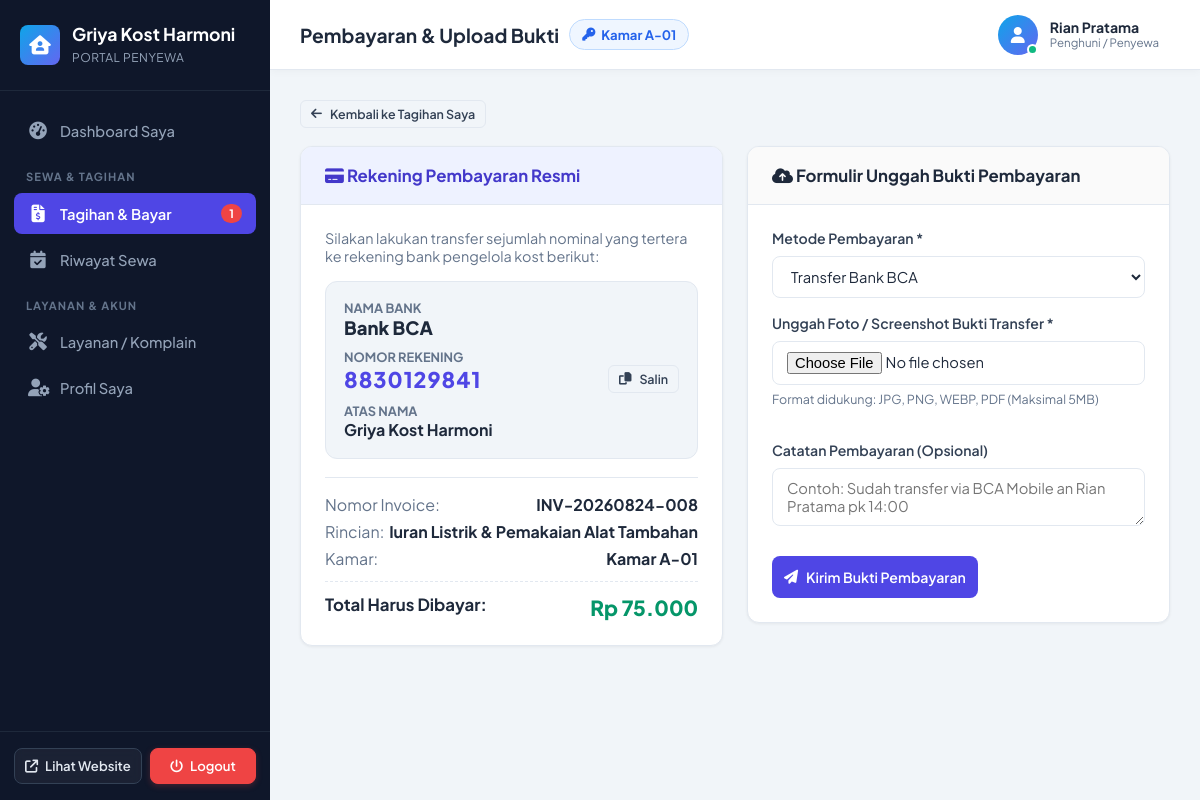
Page /user/bayar_upload.php?id=8 (signed in) on the committed database.
### tables this page shows
CREATE TABLE `tbl_pengaturan` (
  `id` int(11) NOT NULL AUTO_INCREMENT,
  `nama_kost` varchar(100) NOT NULL DEFAULT 'Griya Kost Harmoni',
  `slogan` varchar(255) DEFAULT 'Hunian Modern, Bersih, Nyaman, Aman, dan Strategis',
  `logo` varchar(255) DEFAULT 'logo.png',
  `banner` varchar(255) DEFAULT 'banner.jpg',
  `deskripsi` text DEFAULT NULL,
  `alamat` text DEFAULT NULL,
  `kota` varchar(100) DEFAULT 'Jakarta Selatan',
  `no_telepon` varchar(20) DEFAULT '021-88997766',
  `no_wa` varchar(20) DEFAULT '081234567890',
  `email` varchar(100) DEFAULT 'kontak@griyakostharmoni.com',
  `nama_bank` varchar(50) DEFAULT 'Bank BCA',
  `no_rekening` varchar(50) DEFAULT '8830129841',
  `atas_nama` varchar(100) DEFAULT 'Griya Kost Harmoni',
  `qris_image` varchar(255) DEFAULT NULL,
  `updated_at` timestamp NOT NULL DEFAULT CURRENT_TIMESTAMP ON UPDATE CURRENT_TIMESTAMP,
  PRIMARY KEY (`id`)
);

CREATE TABLE `tbl_booking` (
  `id_booking` int(11) NOT NULL AUTO_INCREMENT,
  `kode_booking` varchar(30) NOT NULL UNIQUE,
  `id_user` int(11) NOT NULL,
  `id_kamar` int(11) NOT NULL,
  `tgl_booking` timestamp NOT NULL DEFAULT CURRENT_TIMESTAMP,
  `tgl_mulai_sewa` date NOT NULL,
  `durasi_bulan` int(11) NOT NULL DEFAULT 1,
  `tgl_selesai_sewa` date NOT NULL,
  `total_biaya` decimal(12,2) NOT NULL,
  `catatan` text DEFAULT NULL,
  `status_booking` enum('pending','disetujui','ditolak','aktif','selesai','dibatalkan') NOT NULL DEFAULT 'pending',
  `diverifikasi_oleh` int(11) DEFAULT NULL,
  `tgl_verifikasi` datetime DEFAULT NULL,
  PRIMARY KEY (`id_booking`),
  KEY `fk_booking_user` (`id_user`),
  KEY `fk_booking_kamar` (`id_kamar`),
  CONSTRAINT `fk_booking_user` FOREIGN KEY (`id_user`) REFERENCES `tbl_users` (`id_user`) ON DELETE CASCADE,
  CONSTRAINT `fk_booking_kamar` FOREIGN KEY (`id_kamar`) REFERENCES `tbl_kamar` (`id_kamar`) ON DELETE CASCADE
);

CREATE TABLE `tbl_kamar` (
  `id_kamar` int(11) NOT NULL AUTO_INCREMENT,
  `id_kategori` int(11) NOT NULL,
  `nomor_kamar` varchar(20) NOT NULL UNIQUE,
  `nama_kamar` varchar(100) NOT NULL,
  `lantai` int(11) NOT NULL DEFAULT 1,
  `ukuran` varchar(20) NOT NULL DEFAULT '3x4 meter',
  `harga_per_bulan` decimal(12,2) NOT NULL,
  `harga_per_tahun` decimal(12,2) DEFAULT NULL,
  `harga_per_hari` decimal(12,2) DEFAULT NULL,
  `status` enum('tersedia','terisi','renovasi') NOT NULL DEFAULT 'tersedia',
  `foto_utama` varchar(255) DEFAULT 'kamar_default.jpg',
  `deskripsi` text DEFAULT NULL,
  `created_at` timestamp NOT NULL DEFAULT CURRENT_TIMESTAMP,
  PRIMARY KEY (`id_kamar`),
  KEY `fk_kamar_kategori` (`id_kategori`),
  CONSTRAINT `fk_kamar_kategori` FOREIGN KEY (`id_kategori`) REFERENCES `tbl_kategori_kamar` (`id_kategori`) ON DELETE CASCADE
);

CREATE TABLE `tbl_users` (
  `id_user` int(11) NOT NULL AUTO_INCREMENT,
  `username` varchar(50) NOT NULL UNIQUE,
  `password` varchar(255) NOT NULL,
  `nama_lengkap` varchar(100) NOT NULL,
  `email` varchar(100) NOT NULL UNIQUE,
  `no_hp` varchar(20) NOT NULL,
  `role` enum('admin','petugas','pengunjung') NOT NULL DEFAULT 'pengunjung',
  `foto` varchar(255) DEFAULT 'default_user.png',
  `alamat_asal` text DEFAULT NULL,
  `pekerjaan` varchar(100) DEFAULT 'Mahasiswa / Karyawan',
  `no_ktp` varchar(30) DEFAULT NULL,
  `status_aktif` enum('aktif','nonaktif') NOT NULL DEFAULT 'aktif',
  `created_at` timestamp NOT NULL DEFAULT CURRENT_TIMESTAMP,
  PRIMARY KEY (`id_user`)
);

CREATE TABLE `tbl_tagihan_pembayaran` (
  `id_tagihan` int(11) NOT NULL AUTO_INCREMENT,
  `kode_tagihan` varchar(30) NOT NULL UNIQUE,
  `id_booking` int(11) DEFAULT NULL,
  `id_user` int(11) NOT NULL,
  `id_kamar` int(11) NOT NULL,
  `judul_tagihan` varchar(150) NOT NULL,
  `jenis_biaya` enum('sewa_kost','listrik','kebersihan','denda','lainnya') NOT NULL DEFAULT 'sewa_kost',
  `periode_bulan` varchar(30) NOT NULL,
  `nominal` decimal(12,2) NOT NULL,
  `tgl_jatuh_tempo` date NOT NULL,
  `status_pembayaran` enum('belum_bayar','menunggu_verifikasi','lunas','ditolak') NOT NULL DEFAULT 'belum_bayar',
  `bukti_transfer` varchar(255) DEFAULT NULL,
  `tgl_bayar` datetime DEFAULT NULL,
  `metode_pembayaran` varchar(50) DEFAULT 'Transfer Bank',
  `catatan_pembayar` text DEFAULT NULL,
  `catatan_petugas` text DEFAULT NULL,
  `diverifikasi_oleh` int(11) DEFAULT NULL,
  `created_at` timestamp NOT NULL DEFAULT CURRENT_TIMESTAMP,
  PRIMARY KEY (`id_tagihan`),
  KEY `fk_tagihan_user` (`id_user`),
  KEY `fk_tagihan_kamar` (`id_kamar`),
  KEY `fk_tagihan_booking` (`id_booking`),
  CONSTRAINT `fk_tagihan_user` FOREIGN KEY (`id_user`) REFERENCES `tbl_users` (`id_user`) ON DELETE CASCADE,
  CONSTRAINT `fk_tagihan_kamar` FOREIGN KEY (`id_kamar`) REFERENCES `tbl_kamar` (`id_kamar`) ON DELETE CASCADE,
  CONSTRAINT `fk_tagihan_booking` FOREIGN KEY (`id_booking`) REFERENCES `tbl_booking` (`id_booking`) ON DELETE SET NULL
);

### user/bayar_upload.php (the view, shortened to what the rows shown need)
<?php
require_once __DIR__ . '/../koneksi.php';
require_once __DIR__ . '/../config/helper.php';
$id_user = (int)$_SESSION['user_id'];
$id_tagihan = isset($_GET['id']) ? (int)$_GET['id'] : 0;
$q_tag = mysqli_query($conn, "SELECT t.*, k.nomor_kamar, k.nama_kamar
                             FROM tbl_tagihan_pembayaran t
                             JOIN tbl_kamar k ON t.id_kamar = k.id_kamar
                             WHERE t.id_tagihan = $id_tagihan AND t.id_user = $id_user LIMIT 1");
$tagihan = mysqli_fetch_assoc($q_tag);
$page_title = "Pembayaran & Upload Bukti";
require_once __DIR__ . '/header.php';
?>
<div style="display: grid; grid-template-columns: 1fr 1fr; gap: 24px; align-items: start;">
    <div>
        <div class="card" style="margin-bottom: 20px;">
            <div class="card-body">
                <div style="background: var(--adm-bg); border-radius: var(--radius-md); padding: 18px; border: 1px solid var(--adm-border); margin-bottom: 18px;">
                    <div style="font-size: 0.8rem; text-transform: uppercase; color: var(--adm-muted); font-weight: 700;">Nama Bank</div>
                    <div style="font-size: 1.15rem; font-weight: 800; color: var(--adm-text); margin-bottom: 10px;"><?= htmlspecialchars($profil['nama_bank']) ?></div>
                    <div style="font-size: 0.8rem; text-transform: uppercase; color: var(--adm-muted); font-weight: 700;">Nomor Rekening</div>
                    <div style="display: flex; align-items: center; justify-content: space-between; margin-bottom: 10px;">
                        <span style="font-size: 1.35rem; font-weight: 800; color: var(--adm-primary); letter-spacing: 1px;" id="rekNum"><?= htmlspecialchars($profil['no_rekening']) ?></span>
                        <button type="button" class="btn btn-outline btn-sm" onclick="navigator.clipboard.writeText('<?= $profil['no_rekening'] ?>'); alert('Nomor rekening disalin!');">
                            <i class="fa-solid fa-copy"></i> Salin
                        </button>
                    </div>
                    <div style="font-size: 0.8rem; text-transform: uppercase; color: var(--adm-muted); font-weight: 700;">Atas Nama</div>
                    <div style="font-size: 1rem; font-weight: 700; color: var(--adm-text);"><?= htmlspecialchars($profil['atas_nama']) ?></div>
                </div>
                <div style="border-top: 1px solid var(--adm-border); padding-top: 16px;">
                    <div style="display: flex; justify-content: space-between; margin-bottom: 6px;">
                        <span style="color: var(--adm-muted);">Nomor Invoice:</span>
                        <b><?= htmlspecialchars($tagihan['kode_tagihan']) ?></b>
                    </div>
                    <div style="display: flex; justify-content: space-between; margin-bottom: 6px;">
                        <span style="color: var(--adm-muted);">Rincian:</span>
                        <b><?= htmlspecialchars($tagihan['judul_tagihan']) ?></b>
                    </div>
                    <div style="display: flex; justify-content: space-between; margin-bottom: 6px;">
                        <span style="color: var(--adm-muted);">Kamar:</span>
                        <b>Kamar <?= htmlspecialchars($tagihan['nomor_kamar']) ?></b>
                    </div>
                    <div style="display: flex; justify-content: space-between; margin-top: 12px; padding-top: 12px; border-top: 1px dashed var(--adm-border);">
                        <span style="font-size: 1.05rem; font-weight: 700;">Total Harus Dibayar:</span>
                        <span style="font-size: 1.3rem; font-weight: 800; color: #059669;"><?= format_rupiah($tagihan['nominal']) ?></span>
                    </div>
                </div>
            </div>
        </div>
    </div>
</div>
<?php require_once __DIR__ . '/footer.php'; ?>

### user/header.php (shortened to what the rows shown need)
<?php
require_once __DIR__ . '/../koneksi.php';
require_once __DIR__ . '/../config/helper.php';
$profil = get_profil_kost($conn);
$curr_user = get_current_user_data($conn);
$id_u = (int)$_SESSION['user_id'];
$q_kamar_user = mysqli_query($conn, "SELECT b.id_booking, k.nomor_kamar, k.nama_kamar
                                    FROM tbl_booking b
                                    JOIN tbl_kamar k ON b.id_kamar = k.id_kamar
                                    WHERE b.id_user = $id_u AND b.status_booking = 'aktif'
                                    LIMIT 1");
$kamar_saya = mysqli_fetch_assoc($q_kamar_user);
?>
<!DOCTYPE html>
<html lang="id">
<head>
    <link rel="stylesheet" href="../assets/css/admin.css?v=<?= time() ?>">
    <link rel="stylesheet" href="https://cdnjs.cloudflare.com/ajax/libs/font-awesome/6.4.0/css/all.min.css">
</head>
<body>
<div class="admin-layout">
    <aside class="sidebar">
        <div class="sidebar-header">
            <div>
                <h2 class="sidebar-title"><?= htmlspecialchars($profil['nama_kost']) ?></h2>
                <span class="sidebar-subtitle">Portal Penyewa</span>
            </div>
        </div>
    </aside>
    <div class="main-wrapper">
        <header class="topbar">
            <div class="topbar-left">
                <div class="topbar-title">
                    <span><?= isset($page_title) ? $page_title : 'Dashboard Penyewa' ?></span>
                    <?php if ($kamar_saya): ?>
                        <span class="topbar-room-pill" title="Kamar Aktif Anda">
                            <i class="fa-solid fa-key"></i> Kamar <?= htmlspecialchars($kamar_saya['nomor_kamar']) ?>
                        </span>
                    <?php endif; ?>
                </div>
            </div>
            <div class="topbar-right">
                <div class="user-profile-btn" style="cursor: default;">
                    <div class="user-info">
                        <span class="user-name"><?= htmlspecialchars($curr_user['nama_lengkap'] ?? 'Penyewa') ?></span>
                        <span class="user-role-badge">Penghuni / Penyewa</span>
                    </div>
                </div>
            </div>
        </header>
        <main class="page-content">

### rows in the picture
tbl_pengaturan: nama_kost "Griya Kost Harmoni", nama_bank "Bank BCA", no_rekening "8830129841", atas_nama "Griya Kost Harmoni"
tbl_booking: id_kamar.nomor_kamar "A-01"
tbl_users: nama_lengkap "Rian Pratama"
tbl_tagihan_pembayaran: kode_tagihan "INV-20260824-008", judul_tagihan "Iuran Listrik & Pemakaian Alat Tambahan", id_kamar.nomor_kamar "A-01", nominal "Rp 75.000"

### other values in the picture
$tagihan_unpaid "1"
$page_title "Pembayaran & Upload Bukti"
